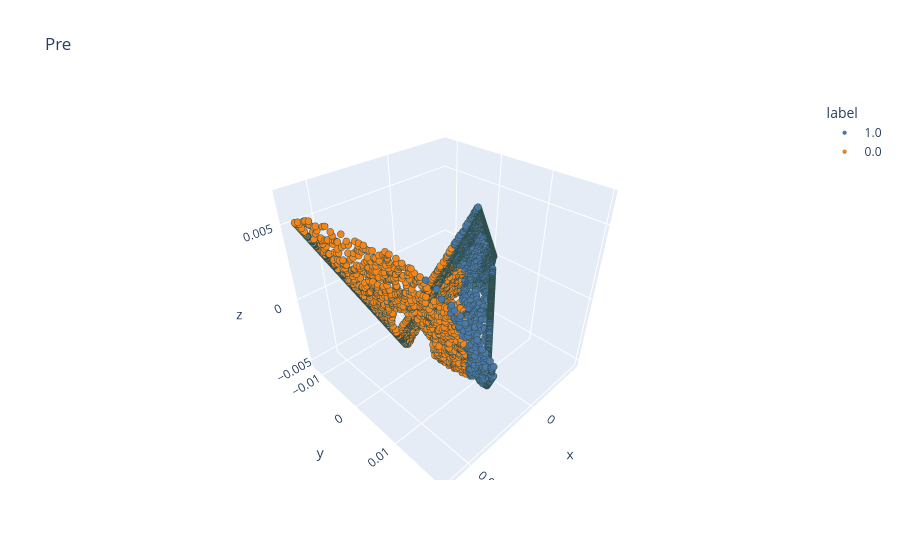
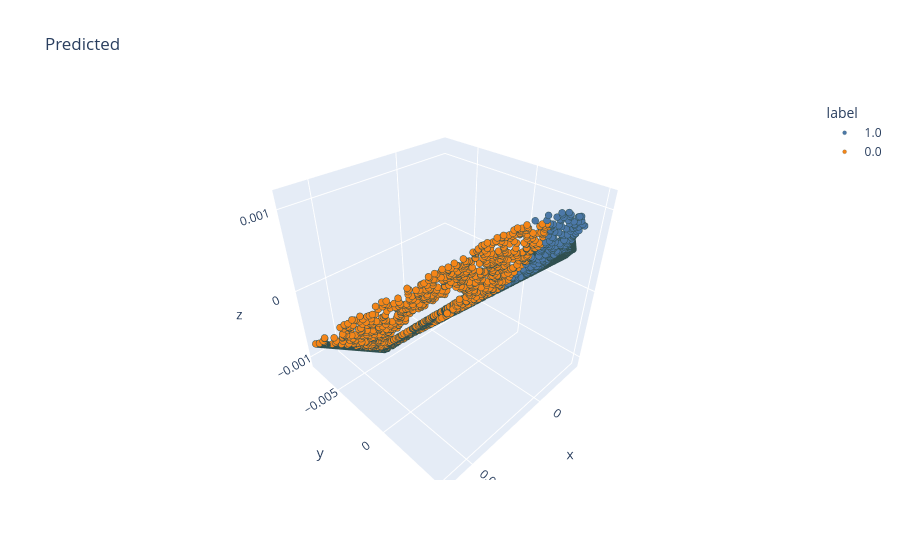

Here is the notebook cell these charts were saved with, in order:
### Code cell
def visualize_transformations_new(
    dmd_model,
    test_states,
    sample_indices,
    num_loop_iterations,
    num_delays,
    labels,
    num_states,
    lift,
    n_steps=1,
    view="2d",
    method="PCA",
):
    before_list = []
    predicted_list = []
    after_list = []

    labels_list = []

    if lift is False:
        num_delays = 0

    for sample_idx in sample_indices:
        x0_td = test_states[
            :num_states,
            sample_idx * num_loop_iterations : (sample_idx * num_loop_iterations)
            + num_delays
            + 1,
        ].numpy()

        # predicted = dmd_model.lamda @ before
        # for k in range(n_steps - 1):
        #     predicted = dmd_model.lamda @ predicted

        x1_td = test_states[
            :num_states,
            sample_idx * num_loop_iterations + n_steps : (
                sample_idx * num_loop_iterations
            )
            + num_delays
            + n_steps
            + 1,
        ].numpy()

        if lift is False:
            before = x0_td
            after = x1_td

        elif lift is True:
            before = dmd_model.psi(x0_td)
            after = dmd_model.psi(x1_td)

        before_list.append(before.T)

        # predicted_list.append(predicted.T)

        after_list.append(after.T)

        labels_list.extend([labels[sample_idx].item()] * before.shape[1])

    before_np_array = np.vstack(before_list)
    # predicted_np_array = np.vstack(predicted_list)
    after_np_array = np.vstack(after_list)

    def handle_complex_data(data, discard_imag=False):
        real = data.real
        complex = data.imag

        if discard_imag:
            return real
        else:
            return np.hstack([real, complex])

    before_np_array = handle_complex_data(before_np_array)
    # predicted_np_array = handle_complex_data(predicted_np_array)
    after_np_array = handle_complex_data(after_np_array)

    def reduce_dimensionality(data, method="PCA", labels=None, n_components=3):
        if method == "PCA":
            reducer = PCA(n_components=n_components)
        elif method == "ICA":
            reducer = FastICA(n_components=n_components)
        elif method == "t-SNE":
            reducer = TSNE(n_components=n_components, perplexity=30, n_iter=300)
        elif method == "LDA" and labels is not None:
            reducer = LDA(n_components=n_components)
            reduced_data = reducer.fit_transform(data, labels)
            return reduced_data
        elif method == "UMAP":
            reducer = umap.UMAP(n_components=n_components)
        reduced_data = reducer.fit_transform(data)
        return reduced_data

    n_components = 3 if view == "3d" else 2

    reduced_before_array = reduce_dimensionality(
        before_np_array,
        method=method,
        labels=labels_list,
        n_components=n_components,
    )
    reduced_predicted_array = reduce_dimensionality(
        after_np_array,
        method=method,
        labels=labels_list,
        n_components=n_components,
    )

    labels_str_list = [str(x) for x in labels_list]
    # Align the reduced results using Procrustes analysis
    mtx1, mtx2, disparity = procrustes(reduced_before_array, reduced_predicted_array)

    print("Disparity: ", disparity)

    if view == "3d":
        df_uplifted = pd.DataFrame(mtx1, columns=["x", "y", "z"])
        df_advanced = pd.DataFrame(mtx2, columns=["x", "y", "z"])
        df_uplifted["label"] = labels_str_list
        df_advanced["label"] = labels_str_list

        fig1 = px.scatter_3d(
            df_uplifted,
            x="x",
            y="y",
            z="z",
            size_max=1,
            color="label",
            color_discrete_sequence=px.colors.qualitative.T10,
            title="Pre",
        )
        fig2 = px.scatter_3d(
            df_advanced,
            x="x",
            y="y",
            z="z",
            size_max=1,
            color="label",
            color_discrete_sequence=px.colors.qualitative.T10,
            title="Predicted",
        )

        # Determine the axis limits and aspect ratio
        x_min = min(df_uplifted["x"].min(), df_advanced["x"].min())
        x_max = max(df_uplifted["x"].max(), df_advanced["x"].max())
        y_min = min(df_uplifted["y"].min(), df_advanced["y"].min())
        y_max = max(df_uplifted["y"].max(), df_advanced["y"].max())
        z_min = min(df_uplifted["z"].min(), df_advanced["z"].min())
        z_max = max(df_uplifted["z"].max(), df_advanced["z"].max())

        fig1.update_layout(
            scene=dict(
                # xaxis=dict(range=[x_min, x_max]),
                # yaxis=dict(range=[y_min, y_max]),
                # zaxis=dict(range=[z_min, z_max]),
                aspectmode="cube",
            )
        )
        fig2.update_layout(
            scene=dict(
                # xaxis=dict(range=[x_min, x_max]),
                # yaxis=dict(range=[y_min, y_max]),
                # zaxis=dict(range=[z_min, z_max]),
                aspectmode="cube",
            )
        )
    else:
        raise (NotImplementedError)
        # df_uplifted = pd.DataFrame(mtx1, columns=["x", "y"])
        # df_advanced = pd.DataFrame(mtx2, columns=["x", "y"])
        # df_uplifted["label"] = combined_labels_str
        # df_advanced["label"] = combined_labels_str

        # fig1 = px.scatter(
        #     df_uplifted,
        #     x="x",
        #     y="y",
        #     color="label",
        #     color_discrete_sequence=px.colors.qualitative.T10,
        #     title="Pre",
        # )
        # fig2 = px.scatter(
        #     df_advanced,
        #     x="x",
        #     y="y",
        #     color="label",
        #     color_discrete_sequence=px.colors.qualitative.T10,
        #     title="Predicted",
        # )

        # # Determine the axis limits
        # x_min = min(df_uplifted["x"].min(), df_advanced["x"].min())
        # x_max = max(df_uplifted["x"].max(), df_advanced["x"].max())
        # y_min = min(df_uplifted["y"].min(), df_advanced["y"].min())
        # y_max = max(df_uplifted["y"].max(), df_advanced["y"].max())

        # fig1.update_layout(
        #     xaxis=dict(scaleanchor="y", scaleratio=1, autorange=True),
        #     yaxis=dict(scaleanchor="x", scaleratio=1, autorange=True),
        # )
        # fig2.update_layout(
        #     xaxis=dict(scaleanchor="y", scaleratio=1, autorange=True),
        #     yaxis=dict(scaleanchor="x", scaleratio=1, autorange=True),
        # )

    fig1.update_traces(
        marker=dict(size=4, line=dict(width=0.2, color="DarkSlateGrey")),
        selector=dict(mode="markers"),
    )
    fig2.update_traces(
        marker=dict(size=4, line=dict(width=0.2, color="DarkSlateGrey")),
        selector=dict(mode="markers"),
    )
    fig1.show()
    fig2.show()


# Example usage
visualize_transformations_new(
    dmd_model,
    train_states,
    np.arange(NUM_TRAJECTORIES),
    NUM_LOOP_ITERATIONS,
    NUM_DELAYS,
    list(train_labels),
    num_states=NUM_STATES,
    n_steps=1,
    lift=False,
    view="3d",  # Change to "2d" for 2D visualization
    method="PCA",
)

### Figure 1 — Plotly figure (JSON) as saved in the notebook; plotly's stock layout.template omitted (floating-point values rounded to 4 significant figures; data arrays with more than 128 entries replaced by an {"elided": "..."} marker saying what was removed)
{"data": [{"hovertemplate": "label=1.0<br>x=%{x}<br>y=%{y}<br>z=%{z}<extra></extra>", "legendgroup": "1.0", "marker": {"color": "#4C78A8", "line": {"color": "DarkSlateGrey", "width": 0.2}, "size": 4, "symbol": "circle"}, "mode": "markers", "name": "1.0", "scene": "scene", "showlegend": true, "type": "scatter3d", "x": {"elided": "2512 float values"}, "y": {"elided": "2512 float values"}, "z": {"elided": "2512 float values"}}, {"hovertemplate": "label=0.0<br>x=%{x}<br>y=%{y}<br>z=%{z}<extra></extra>", "legendgroup": "0.0", "marker": {"color": "#F58518", "line": {"color": "DarkSlateGrey", "width": 0.2}, "size": 4, "symbol": "circle"}, "mode": "markers", "name": "0.0", "scene": "scene", "showlegend": true, "type": "scatter3d", "x": {"elided": "2488 float values"}, "y": {"elided": "2488 float values"}, "z": {"elided": "2488 float values"}}], "layout": {"legend": {"title": {"text": "label"}, "tracegroupgap": 0}, "scene": {"aspectmode": "cube", "domain": {"x": [0, 1], "y": [0, 1]}, "xaxis": {"title": {"text": "x"}}, "yaxis": {"title": {"text": "y"}}, "zaxis": {"title": {"text": "z"}}}, "title": {"text": "Pre"}}}

### Figure 2 — Plotly figure (JSON) as saved in the notebook; plotly's stock layout.template omitted (floating-point values rounded to 4 significant figures; data arrays with more than 128 entries replaced by an {"elided": "..."} marker saying what was removed)
{"data": [{"hovertemplate": "label=1.0<br>x=%{x}<br>y=%{y}<br>z=%{z}<extra></extra>", "legendgroup": "1.0", "marker": {"color": "#4C78A8", "line": {"color": "DarkSlateGrey", "width": 0.2}, "size": 4, "symbol": "circle"}, "mode": "markers", "name": "1.0", "scene": "scene", "showlegend": true, "type": "scatter3d", "x": {"elided": "2512 float values"}, "y": {"elided": "2512 float values"}, "z": {"elided": "2512 float values"}}, {"hovertemplate": "label=0.0<br>x=%{x}<br>y=%{y}<br>z=%{z}<extra></extra>", "legendgroup": "0.0", "marker": {"color": "#F58518", "line": {"color": "DarkSlateGrey", "width": 0.2}, "size": 4, "symbol": "circle"}, "mode": "markers", "name": "0.0", "scene": "scene", "showlegend": true, "type": "scatter3d", "x": {"elided": "2488 float values"}, "y": {"elided": "2488 float values"}, "z": {"elided": "2488 float values"}}], "layout": {"legend": {"title": {"text": "label"}, "tracegroupgap": 0}, "scene": {"aspectmode": "cube", "domain": {"x": [0, 1], "y": [0, 1]}, "xaxis": {"title": {"text": "x"}}, "yaxis": {"title": {"text": "y"}}, "zaxis": {"title": {"text": "z"}}}, "title": {"text": "Predicted"}}}
